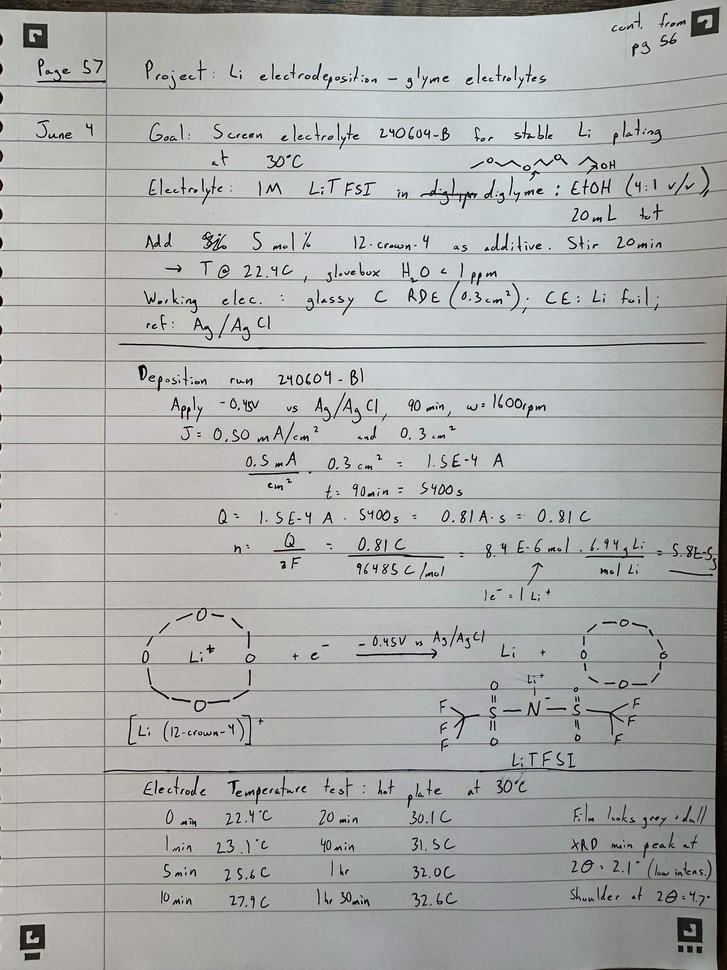
#> input picture data/page57.jpg, 727 x 970 px, shrunk from 2160 x 2880 before the run; its folder holds only this picture in this run
$ python -i preprocess.py   (imports and definitions only)
#> lines starting #> are read from the running program, lines starting #| are printed output that depends on the picture
"""
pipeline/perception/preprocess.py
==================================
Classical CV pre-processing — makes the page readable before any OCR runs.

Steps (in order):
1. Page detection & perspective warp — homography to flatten curl/angle.
2. Deskew — Hough on horizontal ruled lines to detect and correct tilt.
3. Illumination normalisation — CLAHE / background division for shadow gradient.
4. Adaptive binarisation — Sauvola (NOT global Otsu; handles uneven backgrounds).
5. Ruled-line + red-margin removal — morphology / connected-component filtering
   so lines aren't read as strokes. Keeps a ``cleaned`` image AND the original
   (the original is needed by the OCSR step; structure drawings are easier to
   recognise on the original greyscale).

Output contract (fields dict keys):
    "image_clean"    : binarised, line-free image (ndarray, uint8)
    "image_original" : greyscale original after perspective warp (ndarray, uint8)
    "page_bbox"      : [x, y, w, h] of detected page in the raw scan
"""

from __future__ import annotations

import cv2
import numpy as np
from typing import Dict


def preprocess(image_path: str) -> Dict[str, object]:
    """Load a scan and return preprocessed artefacts.

    Parameters
    ----------
    image_path : str
        Path to the scanned page (JPEG / PNG / TIFF).

    Returns
    -------
    dict with keys:
        ``image_clean``    — binarised, ruled-line-free ndarray (uint8, H×W)
        ``image_original`` — greyscale after perspective warp (uint8, H×W)
        ``page_bbox``      — [x, y, w, h] of the detected page region
    """
#> called with image_path = '../../data/page57.jpg'
    img_bgr = cv2.imread(str(image_path))
#> img_bgr is the input picture: shape (970, 727, 3); mean B, G, R 170.8, 172.6, 171.3
    if img_bgr is None:
        from PIL import Image
        pil = Image.open(image_path).convert("RGB")
        img_bgr = cv2.cvtColor(np.array(pil), cv2.COLOR_RGB2BGR)

    h, w = img_bgr.shape[:2]
#> h = 970; w = 727
    gray = cv2.cvtColor(img_bgr, cv2.COLOR_BGR2GRAY)

    angle = _detect_skew(gray)
#> in _detect_skew, `edges = cv2.Canny(gray, 50, 150, apertureSize=3)`:
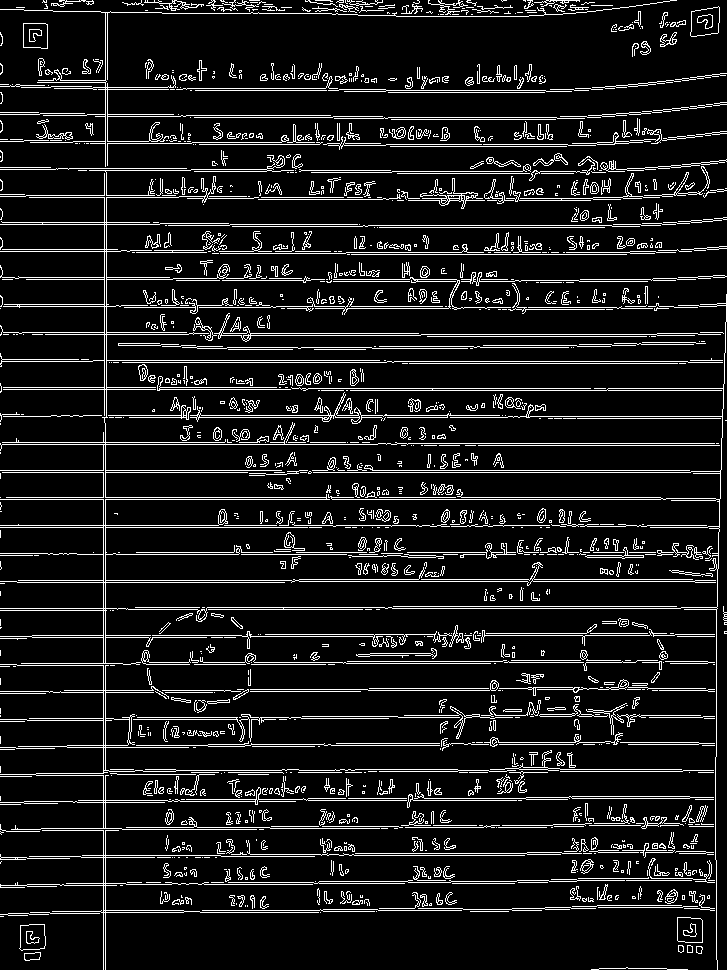
#> edges: shape (970, 727); 10.2% white in thin lines or dots
#> in _detect_skew, `lines = cv2.HoughLinesP( edges, 1, np.pi / 180, threshold=100, minLine..`: lines = 82 rows, first 6: [105, 969, 105, 417], [0, 497, 660, 497], [0, 499, 665, 499], [0, 525, 440, 525], [2, 472, 247, 472], [0, 470, 689, 470]
#> the loop in _detect_skew, `for line in lines:` made 82 passes
#> (x1, y1, x2, y2, a) on passes 2, 3, 4, 5, 6, 8, 9, 10, 11, 12, 13, 14: (0, 497, 660, 497, 0), (0, 499, 665, 499, 0), (0, 525, 440, 525, 0), (2, 472, 247, 472, 0), (0, 470, 689, 470, 0), (407, 552, 718, 552, 0), (48, 554, 377, 554, 0), (51, 415, 528, 415, 0), (303, 390, 723, 390, 0), (292, 581, 694, 581, 0), (304, 279, 513, 279, 0), (0, 334, 221, 334, 0)
#> (x1, y1, x2, y2) on passes 1, 7, 55, 59: (105, 969, 105, 417), (103, 969, 103, 417), (104, 422, 104, 168), (106, 416, 106, 168)
#> after the loop in _detect_skew, `for line in lines:`: angles = 74 values, max 0.788 at index 53, min -0.919 at index 65, mean -0.0142
#> angle = 0
    if abs(angle) > 0.3:
        M = cv2.getRotationMatrix2D((w / 2.0, h / 2.0), angle, 1.0)
        gray = cv2.warpAffine(gray, M, (w, h),
                              flags=cv2.INTER_LINEAR,
                              borderMode=cv2.BORDER_REFLECT_101)

    clahe = cv2.createCLAHE(clipLimit=2.0, tileGridSize=(8, 8))
    norm = clahe.apply(gray)
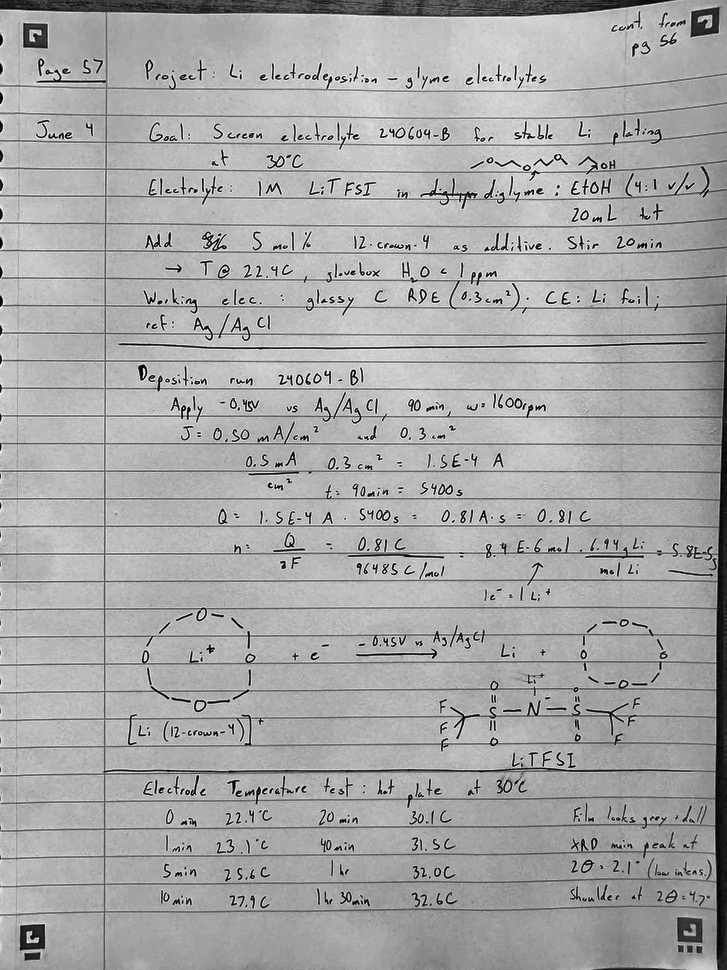
#> norm: shape (970, 727); min 1, max 255, mean 167

    binary = cv2.adaptiveThreshold(
        norm, 255,
        cv2.ADAPTIVE_THRESH_GAUSSIAN_C,
        cv2.THRESH_BINARY,
        blockSize=51, C=15,
    )
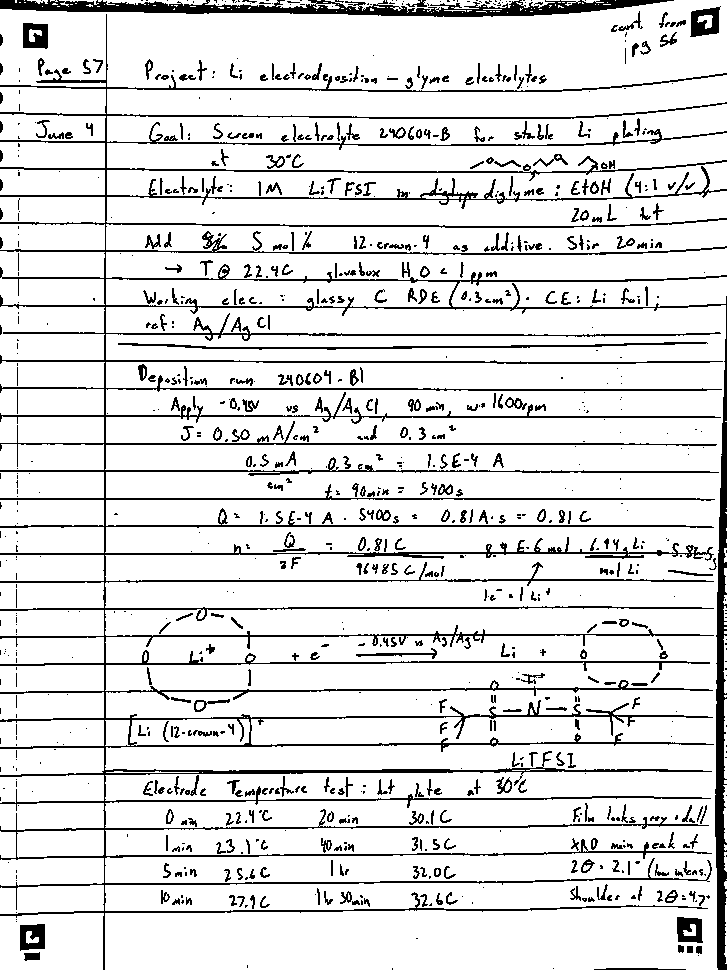
#> binary: shape (970, 727); 87.5% white; black in thin lines or dots

    return {
        "image_clean": binary,
        "image_original": gray,
        "page_bbox": [0, 0, w, h],
    }


def _detect_skew(gray: np.ndarray) -> float:
    """Return estimated rotation angle (degrees) from Hough line analysis."""
    edges = cv2.Canny(gray, 50, 150, apertureSize=3)
    lines = cv2.HoughLinesP(
        edges, 1, np.pi / 180,
        threshold=100,
        minLineLength=gray.shape[1] // 4,
        maxLineGap=20,
    )
    if lines is None:
        return 0.0
    angles = []
    for line in lines:
        x1, y1, x2, y2 = line[0]
        if x2 != x1:
            a = np.degrees(np.arctan2(y2 - y1, x2 - x1))
            if abs(a) < 10:
                angles.append(a)
    return float(np.median(angles)) if angles else 0.0

>>> result = preprocess('../../data/page57.jpg')
#> result = 3 items
